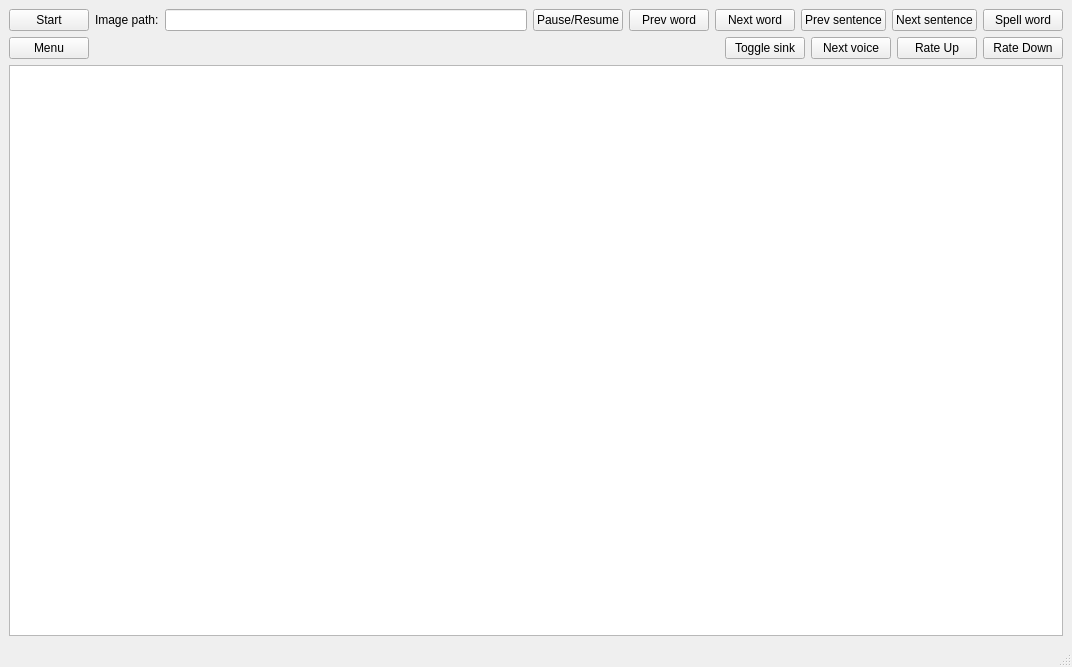
<?xml version="1.0" encoding="UTF-8"?>
<ui version="4.0">
 <class>MainWindow</class>
 <widget class="QMainWindow" name="MainWindow">
  <property name="geometry">
   <rect>
    <x>0</x>
    <y>0</y>
    <width>745</width>
    <height>667</height>
   </rect>
  </property>
  <property name="windowTitle">
   <string>MainWindow</string>
  </property>
  <widget class="QWidget" name="centralwidget">
   <layout class="QVBoxLayout" name="verticalLayout">
    <property name="leftMargin">
     <number>0</number>
    </property>
    <property name="topMargin">
     <number>0</number>
    </property>
    <property name="rightMargin">
     <number>0</number>
    </property>
    <property name="bottomMargin">
     <number>0</number>
    </property>
    <item>
     <widget class="QStackedWidget" name="stackedWidget">
      <property name="currentIndex">
       <number>1</number>
      </property>
      <widget class="QWidget" name="readerPage">
       <property name="minimumSize">
        <size>
         <width>1072</width>
         <height>623</height>
        </size>
       </property>
       <layout class="QGridLayout" name="gridLayout">
        <item row="0" column="0">
         <layout class="QHBoxLayout" name="horizontalLayout">
          <item>
           <widget class="QPushButton" name="startButton">
            <property name="text">
             <string>Start</string>
            </property>
           </widget>
          </item>
          <item>
           <widget class="QLabel" name="label">
            <property name="text">
             <string>Image path:</string>
            </property>
           </widget>
          </item>
          <item>
           <widget class="QLineEdit" name="fileNameLineEdit"/>
          </item>
          <item>
           <widget class="QPushButton" name="pauseButton">
            <property name="text">
             <string>Pause/Resume</string>
            </property>
           </widget>
          </item>
          <item>
           <widget class="QPushButton" name="backWordButton">
            <property name="text">
             <string>Prev word</string>
            </property>
           </widget>
          </item>
          <item>
           <widget class="QPushButton" name="nextWordButton">
            <property name="text">
             <string>Next word</string>
            </property>
           </widget>
          </item>
          <item>
           <widget class="QPushButton" name="backSentenceButton">
            <property name="text">
             <string>Prev sentence</string>
            </property>
           </widget>
          </item>
          <item>
           <widget class="QPushButton" name="nextSentenceButton">
            <property name="text">
             <string>Next sentence</string>
            </property>
           </widget>
          </item>
          <item>
           <widget class="QPushButton" name="spellWordButton">
            <property name="text">
             <string>Spell word</string>
            </property>
           </widget>
          </item>
         </layout>
        </item>
        <item row="2" column="0">
         <widget class="QTextBrowser" name="textBrowser"/>
        </item>
        <item row="1" column="0">
         <layout class="QHBoxLayout" name="horizontalLayout_2">
          <item>
           <widget class="QPushButton" name="menuButton">
            <property name="text">
             <string>Menu</string>
            </property>
           </widget>
          </item>
          <item>
           <spacer name="horizontalSpacer">
            <property name="orientation">
             <enum>Qt::Horizontal</enum>
            </property>
            <property name="sizeHint" stdset="0">
             <size>
              <width>40</width>
              <height>20</height>
             </size>
            </property>
           </spacer>
          </item>
          <item>
           <widget class="QPushButton" name="toggleSinkButton">
            <property name="text">
             <string>Toggle sink</string>
            </property>
           </widget>
          </item>
          <item>
           <widget class="QPushButton" name="nextVoiceButton">
            <property name="text">
             <string>Next voice</string>
            </property>
           </widget>
          </item>
          <item>
           <widget class="QPushButton" name="rateUpButton">
            <property name="text">
             <string>Rate Up</string>
            </property>
           </widget>
          </item>
          <item>
           <widget class="QPushButton" name="rateDownButton">
            <property name="text">
             <string>Rate Down</string>
            </property>
           </widget>
          </item>
         </layout>
        </item>
       </layout>
      </widget>
     </widget>
    </item>
   </layout>
  </widget>
  <widget class="QMenuBar" name="menubar">
   <property name="geometry">
    <rect>
     <x>0</x>
     <y>0</y>
     <width>745</width>
     <height>22</height>
    </rect>
   </property>
  </widget>
  <widget class="QStatusBar" name="statusbar"/>
 </widget>
 <resources/>
 <connections/>
</ui>
